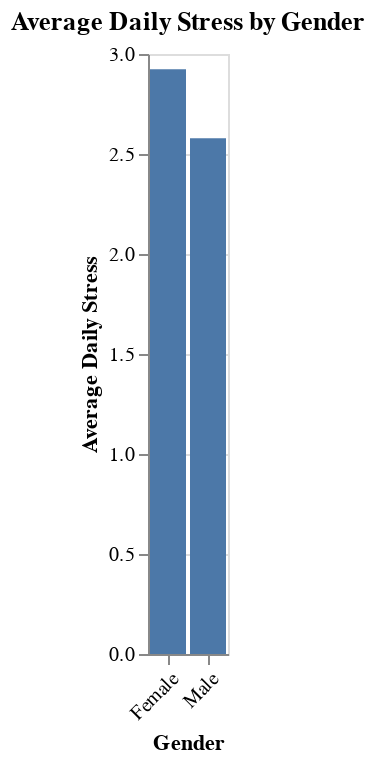

The cell this chart's notebook holds for it:
### Code cell
# Calculate average `DAILY_STRESS` by `GENDER`
avg_stress_by_gender = df.groupby('GENDER')['DAILY_STRESS'].mean()

# Print the average `DAILY_STRESS` by `GENDER`
print("Average daily stress by gender:")
print(avg_stress_by_gender.to_markdown(numalign="left", stralign="left"))

# Create a bar plot of average `DAILY_STRESS` by `GENDER_Male`
chart1 = alt.Chart(avg_stress_by_gender.reset_index(), title='Average Daily Stress by Gender').mark_bar().encode(
    x=alt.X('GENDER:N', axis=alt.Axis(title='Gender', labelAngle=-45)),
    y=alt.Y('DAILY_STRESS:Q', axis=alt.Axis(title='Average Daily Stress')),
    tooltip=['GENDER', 'DAILY_STRESS']
).interactive()

# Show the chart
chart1.show()

### Figure 1 — Vega-Lite specification as saved in the notebook (floating-point values rounded to 4 significant figures)
{"config": {"view": {"continuousWidth": 300, "continuousHeight": 300}}, "data": {"name": "data-2d7e71ae015a9521fde3acd32b763315"}, "mark": {"type": "bar"}, "encoding": {"tooltip": [{"field": "GENDER", "type": "nominal"}, {"field": "DAILY_STRESS", "type": "quantitative"}], "x": {"axis": {"labelAngle": -45, "title": "Gender"}, "field": "GENDER", "type": "nominal"}, "y": {"axis": {"title": "Average Daily Stress"}, "field": "DAILY_STRESS", "type": "quantitative"}}, "params": [{"name": "param_2", "select": {"type": "interval", "encodings": ["x", "y"]}, "bind": "scales"}], "title": "Average Daily Stress by Gender", "$schema": "https://vega.github.io/schema/vega-lite/v5.17.0.json", "datasets": {"data-2d7e71ae015a9521fde3acd32b763315": [{"GENDER": "Female", "DAILY_STRESS": 2.924}, {"GENDER": "Male", "DAILY_STRESS": 2.579}]}}
